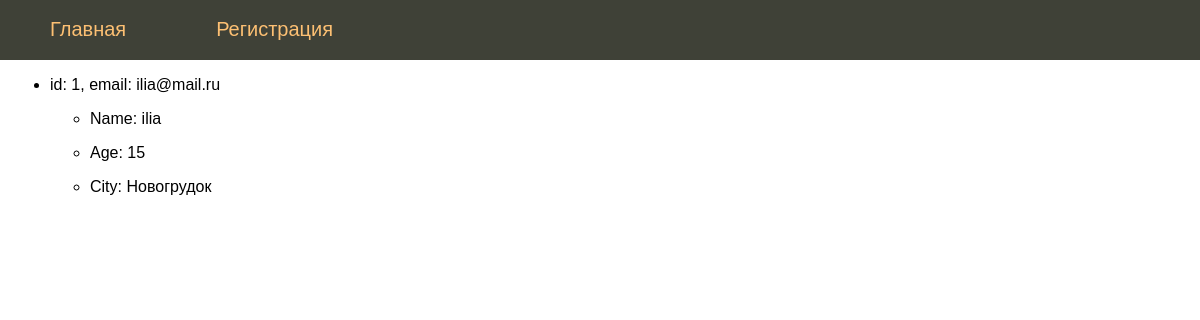
Before: / with the older database file.
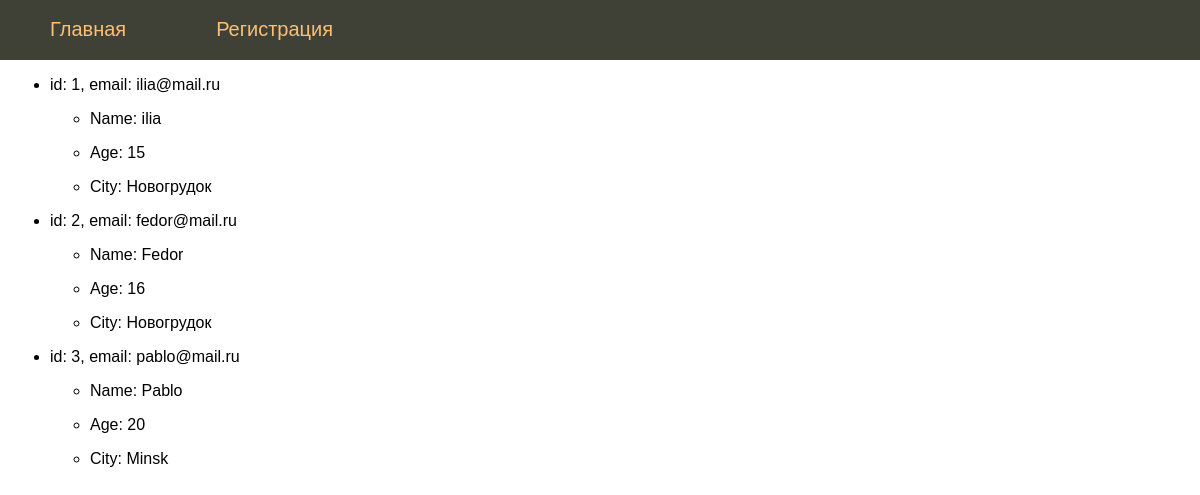
After: the same page with the newer database file.
### main.py (models this page shows, shortened)
class Users(db.Model):
    id = db.Column(db.Integer, primary_key=True)
    email = db.Column(db.String(50), unique=True)
    psw = db.Column(db.String(500), nullable=True)
    date = db.Column(db.DateTime, default=datetime.utcnow)
    pr = db.relationship('Profiles', backref='users', uselist=False)

class Profiles(db.Model):
    id = db.Column(db.Integer, primary_key=True)
    name = db.Column(db.String(50), nullable=True)
    old = db.Column(db.Integer)
    city = db.Column(db.String(60))
    user_id = db.Column(db.Integer, db.ForeignKey('users.id'))

### main.py (the view)
@app.route("/")
def index():
    info = []
    try:
        info = Users.query.all()
    except:
        print("Error read from BD")
    return render_template("index.html", title="Главная", info=info)

### templates/index.html
{% extends 'base.html' %}
{% block content %}
<ul>
    {% for u in info %}
    <li><p>id: {{u.id}}, email: {{u.email}}</p>
    <ul>
    <li><p>Name: {{u.pr.name}}</p></li>
    <li><p>Age: {{u.pr.old}}</p></li>
    <li><p>City: {{u.pr.city}}</p></li>
    </ul>
    </li>
    {% endfor %}
</ul>
{% endblock %}

### templates/base.html (shortened to what this page needs)
<!DOCTYPE html>
<html lang="en">
<head>
    <link type="text/css" href="{{ url_for('static', filename='css/styles.css') }}" rel="stylesheet" />
</head>
<body>
<ul class="mainmenu">
    <li><a href="{{ url_for('index') }}">Главная</a></li>
    <li><a href="{{ url_for('register') }}">Регистрация</a></li>
</ul>
<div class="content">
    {% block content %}
    {% endblock %}
</div>
</body>
</html>

### static/css/styles.css (style rules this page uses)
html, body { font-family: 'Arial'; margin: 0; padding: 0; height: 100%; width: 100%; }
a { color: #0059b2; text-decoration: none; }
ul.mainmenu { list-style: none; background: #3F4137; height: 60px; margin: 0; padding: 0; color: #fdc073; font-size: 20px; overflow: hidden; }
ul.mainmenu li { float: left; margin: 18px 40px 0 50px; }
ul.mainmenu li a { color: #fdc073; text-decoration: none; }
div.content { margin: 10px; }

Changed rows visible on the page:
added Users: id "2", email "fedor@mail.ru", pr.name "Fedor", pr.old "16", pr.city "Новогрудок"
added Users: id "3", email "pablo@mail.ru", pr.name "Pablo", pr.old "20", pr.city "Minsk"
